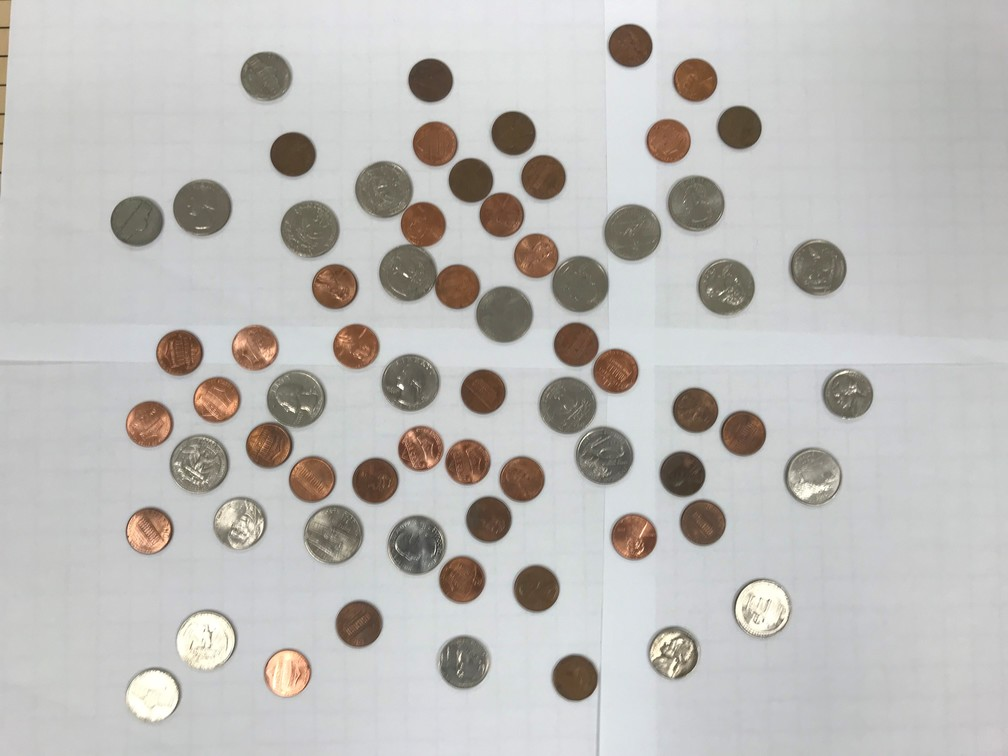
//> input picture coin1.jpg, 1008 x 756 px
$ ./coin_counter coin1.jpg   (built with g++ and OpenCV 4)
//> lines starting //> are read from the running program, lines starting //| are printed output that depends on the picture; after the words box and inside, x2 and y2 are one past the last pixel; in counts of white or black regions, pixels touching at a corner belong together
// Elise Ong
// Last modified: 2/19/19

#include "opencv2/highgui/highgui.hpp"
#include "opencv2/imgproc/imgproc.hpp"
#include <iostream>
#include <stdio.h>

using namespace cv;
using namespace std;

Mat orig, gray, finalimg, edges;

int edgeThresh = 1;
int lowThreshold = 30;
int ratio = 3;
int kernel_size = 3;
double dollar = 1.00;
double quarter = 0.25;
double dime = 0.10;
double nickel = 0.05;
double penny = 0.01;
double TOTALMONEY = 0;

void FullCanny(int, void*)
{
    blur(gray, edges, Size(kernel_size, kernel_size));  // reduces noise
    Canny(edges, edges, lowThreshold, lowThreshold*ratio, kernel_size);
    finalimg = Scalar::all(0);

    orig.copyTo(finalimg, edges);
}

int main(int argc, char** argv)
{
    orig = imread(argv[1], 1);
//> orig is the input picture: 756 rows x 1008 cols, CV_8UC3; mean B, G, R 185.6, 188.2, 190.1

    if(!orig.data)
        return -1;

    finalimg.create(orig.size(), orig.type());

    // Convert it to gray
    cvtColor(orig, gray, CV_BGR2GRAY);
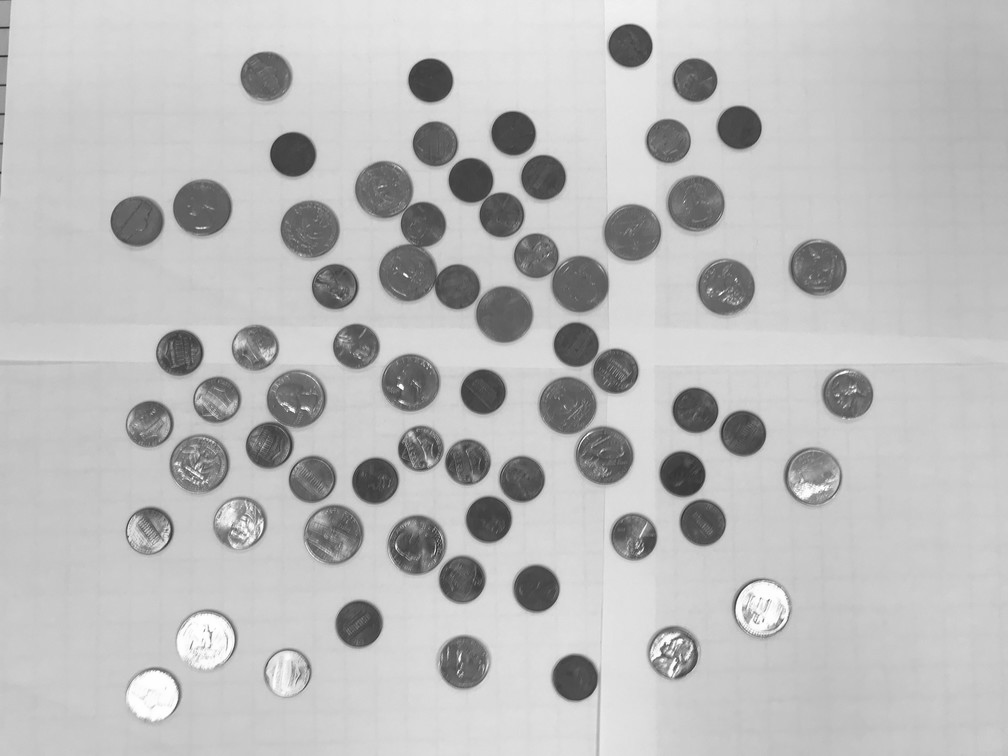
//> gray: 756 rows x 1008 cols, CV_8UC1; min 41, max 255, mean 188.4

    // Reduce the noise so we avoid false circle detection
    GaussianBlur(gray, gray, Size(9, 9), 2, 2);

    FullCanny(0, 0);
//> in FullCanny, `Canny(edges, edges, lowThreshold, lowThreshold*ratio, kernel_size);`:
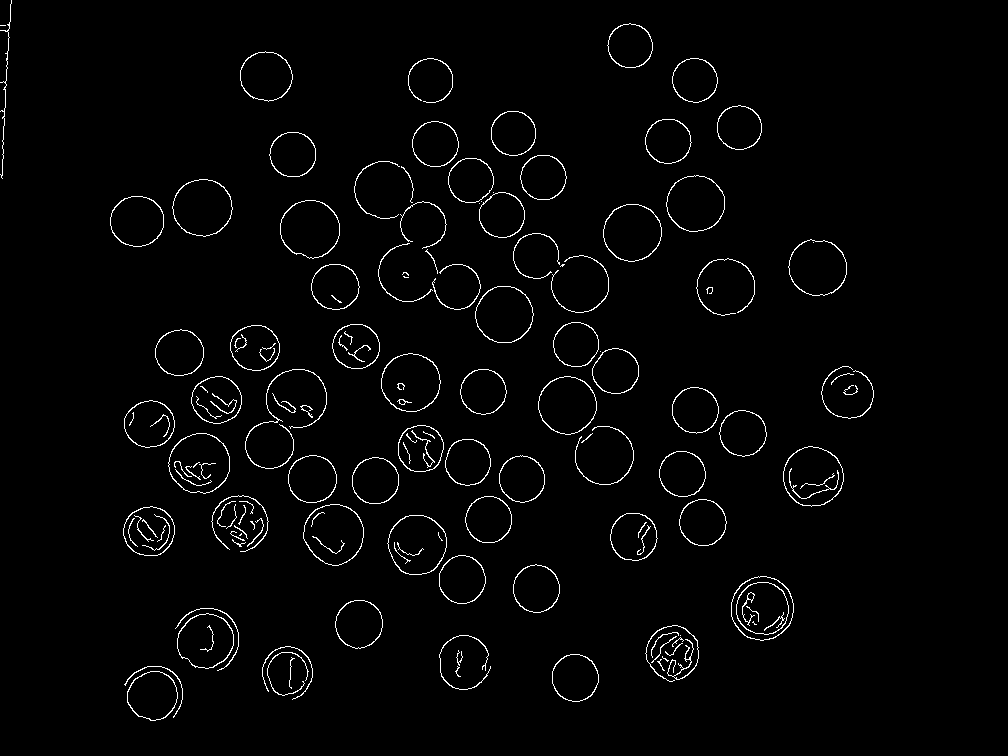
//> edges: 756 rows x 1008 cols, CV_8UC1; 2.1% white in thin lines or dots, all inside (x1, y1, x2, y2) = (0, 0, 874, 721)
//> in FullCanny, `orig.copyTo(finalimg, edges);`:
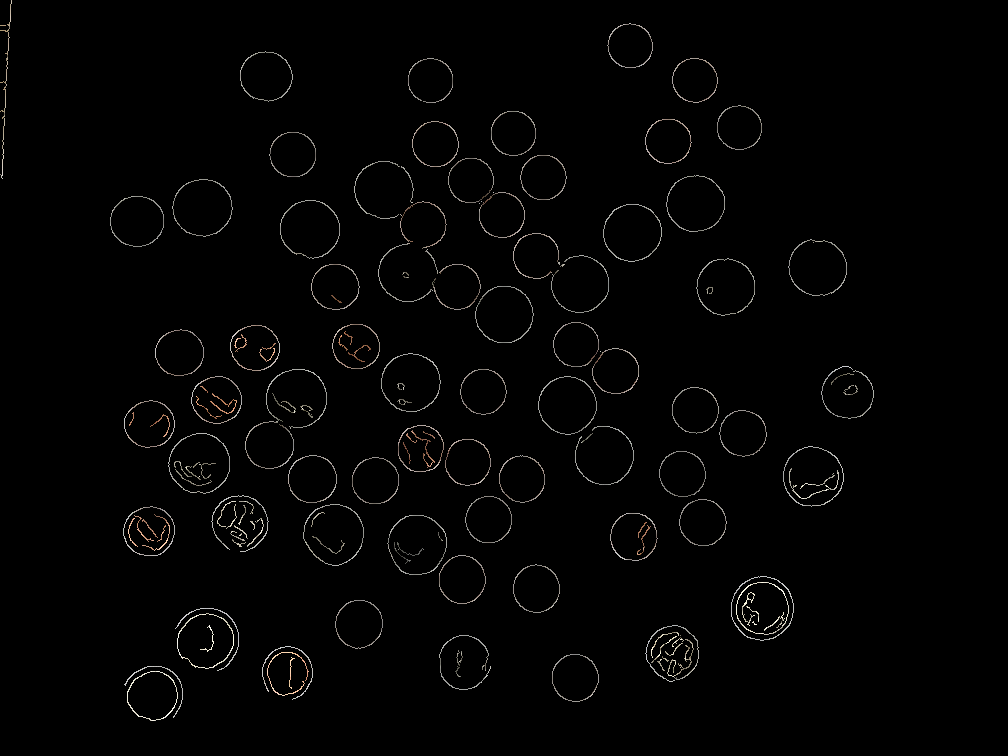
//> finalimg: 756 rows x 1008 cols, CV_8UC3; mean B, G, R 3, 3.2, 3.4

    vector<Vec3f> circles;  // 3d vect
                                                        // mindist, thH, thL, minR, maxR
    // coin1
    HoughCircles(edges, circles, CV_HOUGH_GRADIENT, 1, 25, 40, 20, 20, 40);  // lowThreshold = 30
//> circles = 67 circles (x, y, radius), first 12: [726.5, 286.5, 28.7], [579.5, 283.5, 27.5], [761.5, 607.5, 30.8], [334.5, 533.5, 30.1], [416.5, 544.5, 28.6], [695.5, 202.5, 28], [295.5, 398.5, 29.9], [149.5, 530.5, 25.2], [502.5, 314.5, 28], [383.5, 188.5, 28.8], [199.5, 463.5, 28.8], [410.5, 381.5, 28.5]

    // coin2
    // HoughCircles(edges, circles, CV_HOUGH_GRADIENT, 1, 23, 30, 15, 15, 35);  // lowThreshold = 40

    // coin3
    // HoughCircles(edges, circles, CV_HOUGH_GRADIENT, 1, 24, 30, 15, 17, 38);  // lowThreshold = 17


    /// Draw the circles detected
    for(size_t i = 0; i < circles.size(); i++)
    {
        Point center(cvRound(circles[i][0]), cvRound(circles[i][1]));
        int radius = cvRound(circles[i][2]);
        cout << radius << "\n";

        // COIN 1, 2
        if(radius >= 28){
            TOTALMONEY+=quarter;
            circle(finalimg, center, radius, Scalar(0,0,255), 1, 8, 0);  // red
        }
        else if(radius < 28 && radius >= 23){
            TOTALMONEY+=nickel;
            circle(finalimg, center, radius, Scalar(0,255,0), 1, 8, 0);  // green
        }
        else if(radius < 23){
            TOTALMONEY+=penny;
            circle(finalimg, center, radius, Scalar(255,0,0), 1, 8, 0);  // blue
        }

        // [18 lines of commented-out code are left out]
    }
//> this loop made 67 passes
//> (center, radius, TOTALMONEY) on passes 1 to 12: (Point(726, 286), 29, 0.25), (Point(580, 284), 28, 0.5), (Point(762, 608), 31, 0.75), (Point(334, 534), 30, 1), (Point(416, 544), 29, 1.25), (Point(696, 202), 28, 1.5), (Point(296, 398), 30, 1.75), (Point(150, 530), 25, 1.8), (Point(502, 314), 28, 2.05), (Point(384, 188), 29, 2.3), (Point(200, 464), 29, 2.55), (Point(410, 382), 28, 2.8)
//| 29
//| 28
//| 31
//| 30
//| 29
//| 28
//| 30
//| 25
//> (output is shown up to pass 8 of 67)
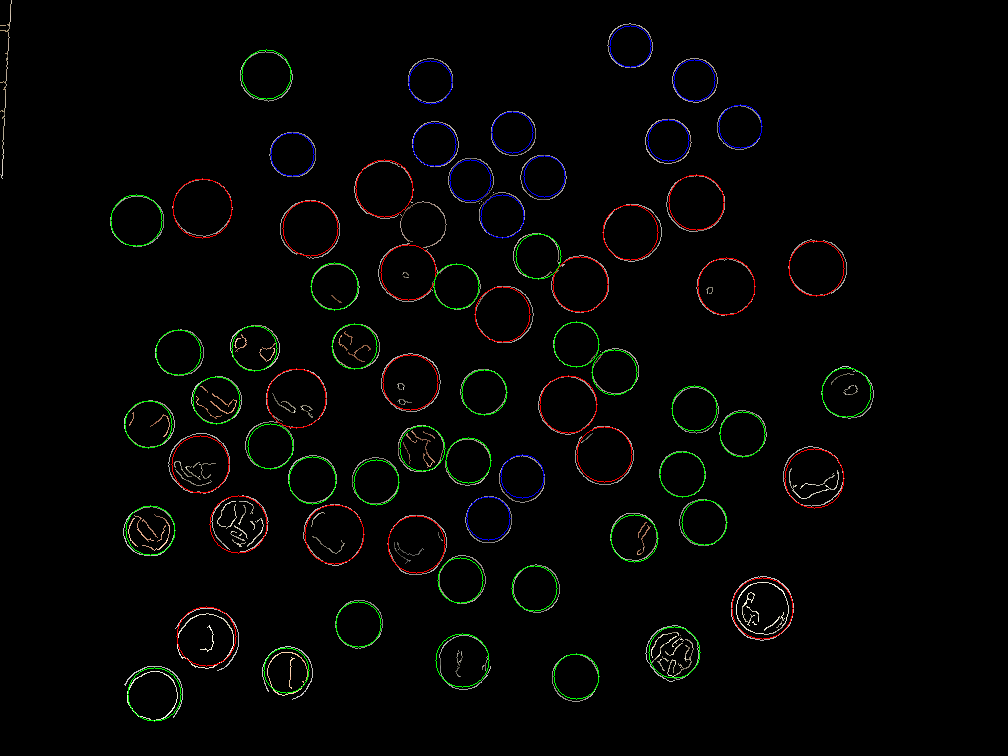
//> finalimg: 756 rows x 1008 cols, CV_8UC3; 1.22% of pixels changed, all inside (x1, y1, x2, y2) = (110, 25, 872, 722)
//> after the loop, TOTALMONEY = 7.03
    cout << "TOTALMONEY: " << TOTALMONEY << "\n";
//| TOTALMONEY: 7.03

    imshow("Hough Transform", finalimg);
    imwrite("finalimg-coin1.jpg", finalimg);
    waitKey(0);
    return 0;

    // coin1 estimate: $5.11
    // coin2 estimate: $8.82
    // coin3 estimate: $11.45
}

$ run again, on coin3.jpg
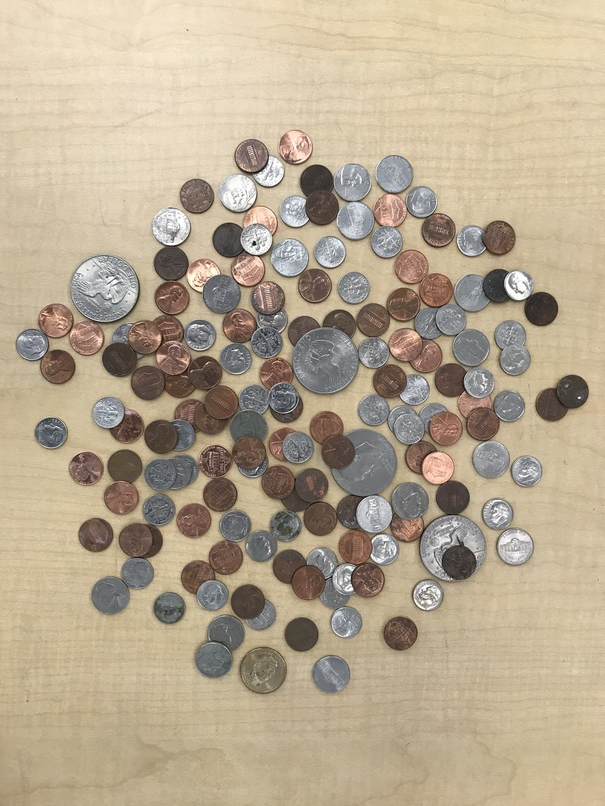
//> input picture coin3.jpg, 605 x 806 px
//> orig is the input picture: 806 rows x 605 cols, CV_8UC3; mean B, G, R 144.3, 167.6, 182.4
//> in FullCanny, `Canny(edges, edges, lowThreshold, lowThreshold*ratio, kernel_size);`:
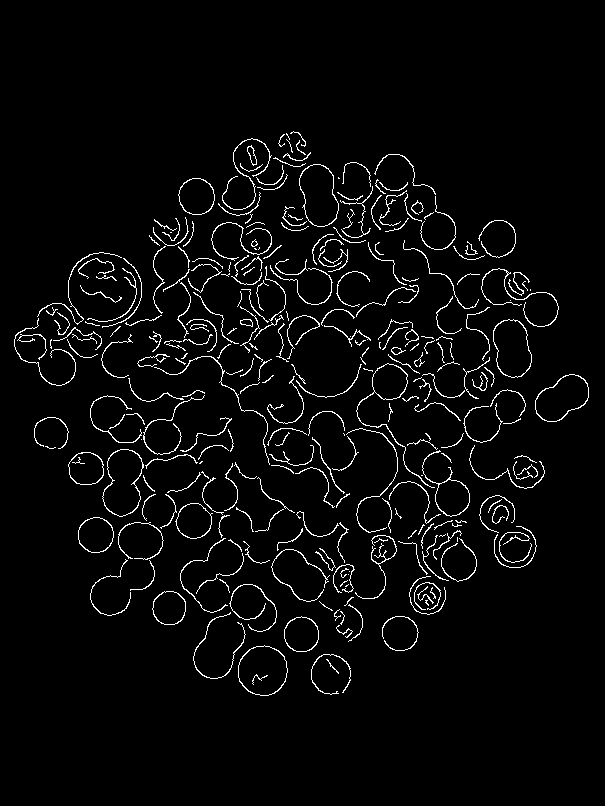
//> edges: 806 rows x 605 cols, CV_8UC1; 3.6% white in thin lines or dots, all inside (x1, y1, x2, y2) = (14, 131, 589, 696)
//> circles = 7 circles (x, y, radius): [103.5, 287.5, 37.2], [260.5, 669.5, 25.2], [320.5, 357.5, 39.4], [360.5, 462.5, 34.9], [453.5, 547.5, 33.8], [235.5, 190.5, 23.9], [234.5, 245.5, 23.8]
//> the loop `for(size_t i = 0; i < circles.size(); i++)` made 7 passes
//> (center, radius, TOTALMONEY) on passes 1 to 7: (Point(104, 288), 37, 0.25), (Point(260, 670), 25, 0.3), (Point(320, 358), 39, 0.55), (Point(360, 462), 35, 0.8), (Point(454, 548), 34, 1.05), (Point(236, 190), 24, 1.1), (Point(234, 246), 24, 1.15)
//> (printed output is left out)
//> after the loop `for(size_t i = 0; i < circles.size(); i++)`:
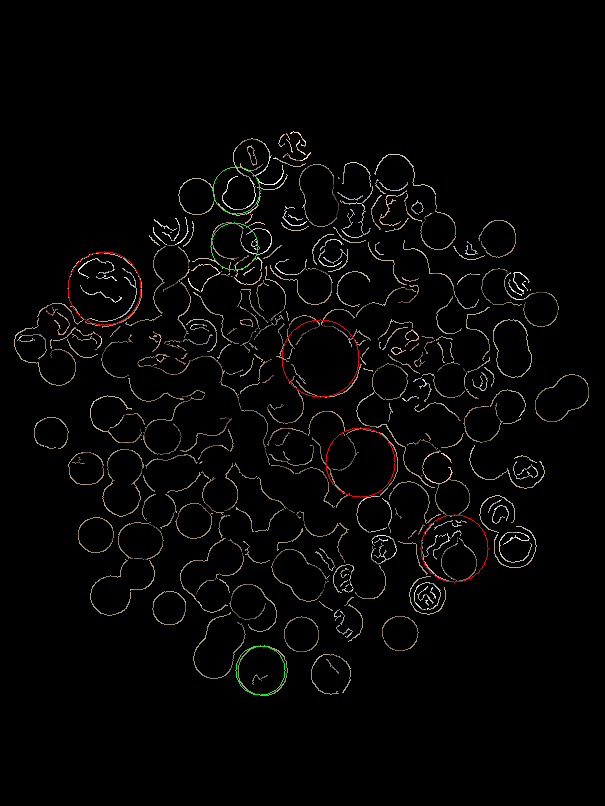
//> finalimg: 806 rows x 605 cols, CV_8UC3; mean B, G, R 4.6, 5.4, 6
//> after the loop `for(size_t i = 0; i < circles.size(); i++)`: TOTALMONEY = 1.15
//| TOTALMONEY: 1.15
